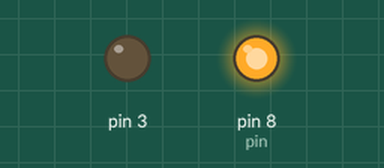
The sketch below on a simulated Arduino Uno, built with avr-gcc and run on an emulated ATmega328P. On the bench: output pins drawn as LEDs (lit = HIGH).

Above: at 0.1 s.
Timing chart, 0 to 1.6 s (numbered marks = the images above):
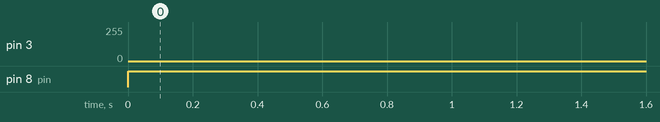

Measured:
- by itself, pin 8 (pin): LOW → HIGH at 0.00 s

The sketch:

Breath_light.ino
```cpp
int pin = 8;

void setup() {
  pinMode(pin, OUTPUT);

}

void loop() {
analogWrite(pin,128);
delay(500);

for(int a=0; a <= 255; a++){
  analogWrite(3,a);
  delay(2);
  }

for(int a = 255; a>=0; a--){
  analogWrite(3,a);
  delay(2);
  }
delay(100);
}
```
